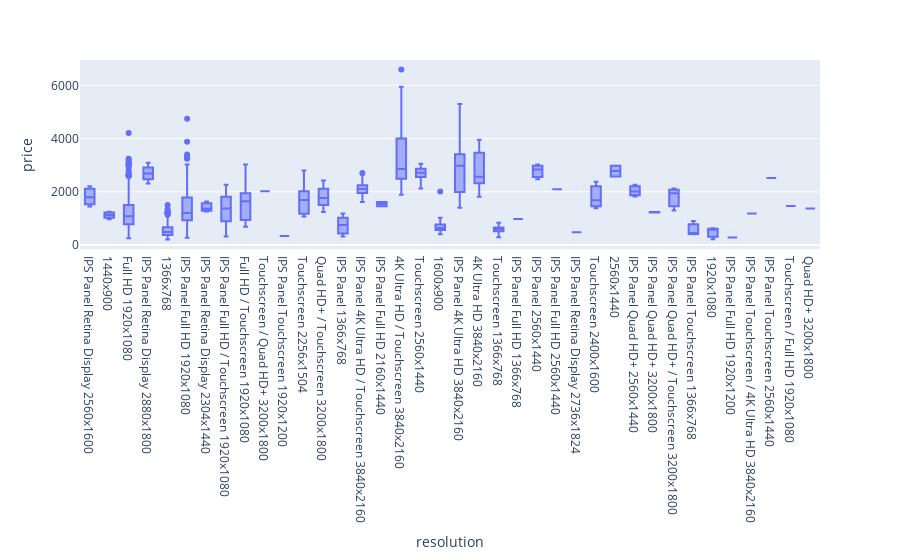

Notebook cell for this chart:
### Markdown cell above
### Resolution

### Code cell
px.box(laptops_train, x="resolution", y="price", height=600)

### Figure 1 — Plotly figure (JSON) as saved in the notebook; plotly's stock layout.template omitted (floating-point values rounded to 4 significant figures; data arrays with more than 128 entries replaced by an {"elided": "..."} marker saying what was removed)
{"data": [{"alignmentgroup": "True", "hovertemplate": "resolution=%{x}<br>price=%{y}<extra></extra>", "legendgroup": "", "marker": {"color": "#636efa"}, "name": "", "notched": false, "offsetgroup": "", "orientation": "v", "showlegend": false, "type": "box", "x": {"elided": "977 str values"}, "x0": " ", "xaxis": "x", "y": {"elided": "977 int values"}, "y0": " ", "yaxis": "y"}], "layout": {"autosize": true, "boxmode": "group", "legend": {"tracegroupgap": 0}, "margin": {"t": 60}, "xaxis": {"anchor": "y", "autorange": true, "domain": [0, 1], "range": [-0.5, 37.5], "title": {"text": "resolution"}, "type": "category"}, "yaxis": {"anchor": "x", "autorange": true, "domain": [0, 1], "range": [-148.2, 6955.0], "title": {"text": "price"}, "type": "linear"}}}
